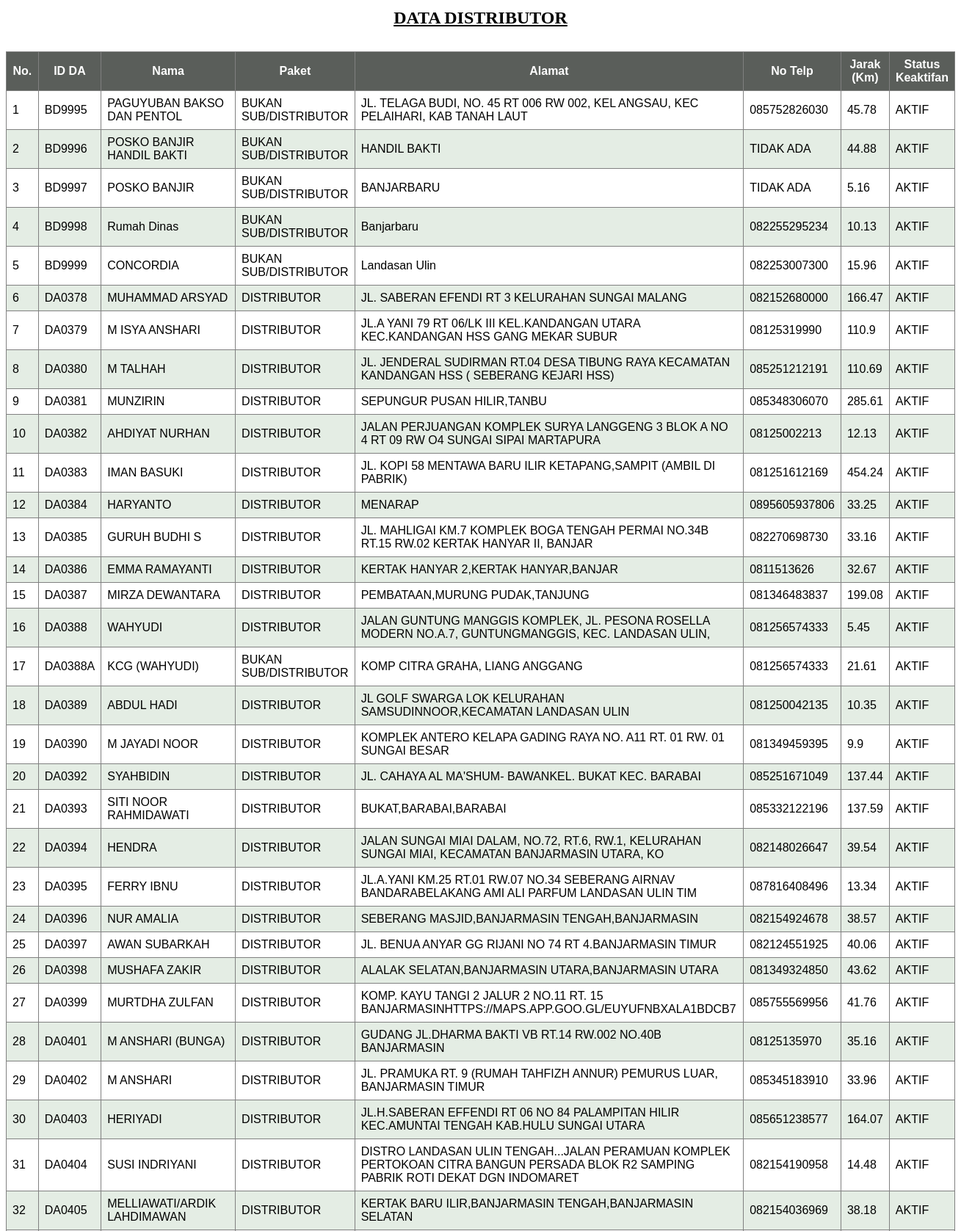
The page /adminkeu/report/reportdistributor-res.php (signed in, upper part) on the database its author committed.
### tables this page shows
CREATE TABLE `distributor` (
  `id` int(11) NOT NULL,
  `nama` varchar(100) NOT NULL,
  `id_da` varchar(10) NOT NULL,
  `paket` enum('DISTRIBUTOR','SUB DISTRIBUTOR','BUKAN SUB/DISTRIBUTOR') NOT NULL,
  `alamat_dropping` varchar(1028) NOT NULL,
  `no_telepon` varchar(15) NOT NULL,
  `jarak` float NOT NULL,
  `lat` varchar(20) DEFAULT NULL,
  `lng` varchar(20) DEFAULT NULL,
  `tanggal_registrasi` datetime NOT NULL DEFAULT current_timestamp(),
  `tanggal_update_data` timestamp NOT NULL DEFAULT current_timestamp() ON UPDATE current_timestamp(),
  `status_keaktifan` enum('AKTIF','NON AKTIF') NOT NULL
);

### adminkeu/report/reportdistributor-res.php (the view, shortened to what this page needs)
<?php
$database = new Database;
$db = $database->getConnection();
$selectSql = "SELECT * FROM distributor";
$stmt = $db->prepare($selectSql);
$stmt->execute();
?>
<table style="width: 100%; margin-bottom: 10px;">
  <tr>
    <td align="center" style="font-weight: bold; padding-bottom: 20px; font-size: x-large;"><u>DATA DISTRIBUTOR</u></td>
  </tr>
</table>
<table id="content">
  <thead>
    <tr>
      <th>No.</th>
      <th>ID DA</th>
      <th>Nama</th>
      <th>Paket</th>
      <th>Alamat</th>
      <th>No Telp</th>
      <th>Jarak (Km)</th>
      <th>Status Keaktifan</th>
    </tr>
  </thead>
  <tbody>
    <?php
    $no = 1;
    while ($row = $stmt->fetch(PDO::FETCH_ASSOC)) {
    ?>
      <tr>
        <td><?= $no++ ?></td>
        <td><?= $row['id_da'] ?></td>
        <td><?= $row['nama'] ?></td>
        <td><?= $row['paket']?></td>
        <td><?= $row['alamat_dropping'] ?></td>
        <td><?= $row['no_telepon'] ?></td>
        <td><?= $row['jarak'] ?></td>
        <td><?= $row['status_keaktifan'] ?></td>
      </tr>
    <?php } ?>
  </tbody>
</table>

### adminkeu/report/reportdistributor-res.php (style rules this page uses)
table#content { font-family: Arial, Helvetica, sans-serif; border-collapse: collapse; width: 100%; margin-bottom: 30px; }
table#content th { border: 1px solid grey; padding: 8px; text-align: center; width: fit-content; background-color: #5a5e5a; color: white; }
table#content td { border: 1px solid grey; padding: 8px; }
table#content tbody tr:nth-child(even) { background-color: #e4ede4; }

### rows shown on the page
distributor: id_da "BD9995", nama "PAGUYUBAN BAKSO DAN PENTOL", paket "BUKAN SUB/DISTRIBUTOR", alamat_dropping "JL. TELAGA BUDI, NO. 45 RT 006 RW 002, KEL ANGSAU, KEC PELAIHARI, KAB TANAH LAUT", no_telepon "085752826030", jarak "45.78", status_keaktifan "AKTIF"
distributor: id_da "BD9996", nama "POSKO BANJIR HANDIL BAKTI", paket "BUKAN SUB/DISTRIBUTOR", alamat_dropping "HANDIL BAKTI", no_telepon "TIDAK ADA", jarak "44.88", status_keaktifan "AKTIF"
distributor: id_da "BD9997", nama "POSKO BANJIR", paket "BUKAN SUB/DISTRIBUTOR", alamat_dropping "BANJARBARU", no_telepon "TIDAK ADA", jarak "5.16", status_keaktifan "AKTIF"
distributor: id_da "BD9998", nama "Rumah Dinas", paket "BUKAN SUB/DISTRIBUTOR", alamat_dropping "Banjarbaru", no_telepon "082255295234", jarak "10.13", status_keaktifan "AKTIF"
distributor: id_da "BD9999", nama "CONCORDIA", paket "BUKAN SUB/DISTRIBUTOR", alamat_dropping "Landasan Ulin", no_telepon "082253007300", jarak "15.96", status_keaktifan "AKTIF"
distributor: id_da "DA0378", nama "MUHAMMAD ARSYAD", paket "DISTRIBUTOR", alamat_dropping "JL. SABERAN EFENDI RT 3 KELURAHAN SUNGAI MALANG", no_telepon "082152680000", jarak "166.47", status_keaktifan "AKTIF"
distributor: id_da "DA0379", nama "M ISYA ANSHARI", paket "DISTRIBUTOR", alamat_dropping "JL.A YANI 79 RT 06/LK III KEL.KANDANGAN UTARA KEC.KANDANGAN HSS GANG MEKAR SUBUR", no_telepon "08125319990", jarak "110.9", status_keaktifan "AKTIF"
distributor: id_da "DA0380", nama "M TALHAH", paket "DISTRIBUTOR", alamat_dropping "JL. JENDERAL SUDIRMAN RT.04 DESA TIBUNG RAYA KECAMATAN KANDANGAN HSS ( SEBERANG KEJARI HSS)", no_telepon "085251212191", jarak "110.69", status_keaktifan "AKTIF"
distributor: id_da "DA0381", nama "MUNZIRIN", paket "DISTRIBUTOR", alamat_dropping "SEPUNGUR PUSAN HILIR,TANBU", no_telepon "085348306070", jarak "285.61", status_keaktifan "AKTIF"
distributor: id_da "DA0382", nama "AHDIYAT NURHAN", paket "DISTRIBUTOR", alamat_dropping "JALAN PERJUANGAN KOMPLEK SURYA LANGGENG 3 BLOK A NO 4 RT 09 RW O4 SUNGAI SIPAI MARTAPURA", no_telepon "08125002213", jarak "12.13", status_keaktifan "AKTIF"
distributor: id_da "DA0383", nama "IMAN BASUKI", paket "DISTRIBUTOR", alamat_dropping "JL. KOPI 58 MENTAWA BARU ILIR KETAPANG,SAMPIT (AMBIL DI PABRIK)", no_telepon "081251612169", jarak "454.24", status_keaktifan "AKTIF"
distributor: id_da "DA0384", nama "HARYANTO", paket "DISTRIBUTOR", alamat_dropping "MENARAP", no_telepon "0895605937806", jarak "33.25", status_keaktifan "AKTIF"
distributor: id_da "DA0385", nama "GURUH BUDHI S", paket "DISTRIBUTOR", alamat_dropping "JL. MAHLIGAI KM.7 KOMPLEK BOGA TENGAH PERMAI NO.34B RT.15 RW.02 KERTAK HANYAR II, BANJAR", no_telepon "082270698730", jarak "33.16", status_keaktifan "AKTIF"
distributor: id_da "DA0386", nama "EMMA RAMAYANTI", paket "DISTRIBUTOR", alamat_dropping "KERTAK HANYAR 2,KERTAK HANYAR,BANJAR", no_telepon "0811513626", jarak "32.67", status_keaktifan "AKTIF"
distributor: id_da "DA0387", nama "MIRZA DEWANTARA", paket "DISTRIBUTOR", alamat_dropping "PEMBATAAN,MURUNG PUDAK,TANJUNG", no_telepon "081346483837", jarak "199.08", status_keaktifan "AKTIF"
distributor: id_da "DA0388", nama "WAHYUDI", paket "DISTRIBUTOR", alamat_dropping "JALAN GUNTUNG MANGGIS KOMPLEK, JL. PESONA ROSELLA MODERN NO.A.7, GUNTUNGMANGGIS, KEC. LANDASAN ULIN,", no_telepon "081256574333", jarak "5.45", status_keaktifan "AKTIF"
distributor: id_da "DA0388A", nama "KCG (WAHYUDI)", paket "BUKAN SUB/DISTRIBUTOR", alamat_dropping "KOMP CITRA GRAHA, LIANG ANGGANG", no_telepon "081256574333", jarak "21.61", status_keaktifan "AKTIF"
distributor: id_da "DA0389", nama "ABDUL HADI", paket "DISTRIBUTOR", alamat_dropping "JL GOLF SWARGA LOK KELURAHAN SAMSUDINNOOR,KECAMATAN LANDASAN ULIN", no_telepon "081250042135", jarak "10.35", status_keaktifan "AKTIF"
distributor: id_da "DA0390", nama "M JAYADI NOOR", paket "DISTRIBUTOR", alamat_dropping "KOMPLEK ANTERO KELAPA GADING RAYA NO. A11 RT. 01 RW. 01 SUNGAI BESAR", no_telepon "081349459395", jarak "9.9", status_keaktifan "AKTIF"
distributor: id_da "DA0392", nama "SYAHBIDIN", paket "DISTRIBUTOR", alamat_dropping "JL. CAHAYA AL MA'SHUM- BAWANKEL. BUKAT KEC. BARABAI", no_telepon "085251671049", jarak "137.44", status_keaktifan "AKTIF"
distributor: id_da "DA0393", nama "SITI NOOR RAHMIDAWATI", paket "DISTRIBUTOR", alamat_dropping "BUKAT,BARABAI,BARABAI", no_telepon "085332122196", jarak "137.59", status_keaktifan "AKTIF"
distributor: id_da "DA0394", nama "HENDRA", paket "DISTRIBUTOR", alamat_dropping "JALAN SUNGAI MIAI DALAM, NO.72, RT.6, RW.1, KELURAHAN SUNGAI MIAI, KECAMATAN BANJARMASIN UTARA, KO", no_telepon "082148026647", jarak "39.54", status_keaktifan "AKTIF"
distributor: id_da "DA0395", nama "FERRY IBNU", paket "DISTRIBUTOR", alamat_dropping "JL.A.YANI KM.25 RT.01 RW.07 NO.34 SEBERANG AIRNAV BANDARABELAKANG AMI ALI PARFUM LANDASAN ULIN TIM", no_telepon "087816408496", jarak "13.34", status_keaktifan "AKTIF"
distributor: id_da "DA0396", nama "NUR AMALIA", paket "DISTRIBUTOR", alamat_dropping "SEBERANG MASJID,BANJARMASIN TENGAH,BANJARMASIN", no_telepon "082154924678", jarak "38.57", status_keaktifan "AKTIF"
distributor: id_da "DA0397", nama "AWAN SUBARKAH", paket "DISTRIBUTOR", alamat_dropping "JL. BENUA ANYAR GG RIJANI NO 74 RT 4.BANJARMASIN TIMUR", no_telepon "082124551925", jarak "40.06", status_keaktifan "AKTIF"
distributor: id_da "DA0398", nama "MUSHAFA ZAKIR", paket "DISTRIBUTOR", alamat_dropping "ALALAK SELATAN,BANJARMASIN UTARA,BANJARMASIN UTARA", no_telepon "081349324850", jarak "43.62", status_keaktifan "AKTIF"
distributor: id_da "DA0399", nama "MURTDHA ZULFAN", paket "DISTRIBUTOR", alamat_dropping "KOMP. KAYU TANGI 2 JALUR 2 NO.11 RT. 15 BANJARMASINHTTPS://MAPS.APP.GOO.GL/EUYUFNBXALA1BDCB7", no_telepon "085755569956", jarak "41.76", status_keaktifan "AKTIF"
distributor: id_da "DA0401", nama "M ANSHARI (BUNGA)", paket "DISTRIBUTOR", alamat_dropping "GUDANG JL.DHARMA BAKTI VB RT.14 RW.002 NO.40B BANJARMASIN", no_telepon "08125135970", jarak "35.16", status_keaktifan "AKTIF"
distributor: id_da "DA0402", nama "M ANSHARI", paket "DISTRIBUTOR", alamat_dropping "JL. PRAMUKA RT. 9 (RUMAH TAHFIZH ANNUR) PEMURUS LUAR, BANJARMASIN TIMUR", no_telepon "085345183910", jarak "33.96", status_keaktifan "AKTIF"
distributor: id_da "DA0403", nama "HERIYADI", paket "DISTRIBUTOR", alamat_dropping "JL.H.SABERAN EFFENDI RT 06 NO 84 PALAMPITAN HILIR KEC.AMUNTAI TENGAH KAB.HULU SUNGAI UTARA", no_telepon "085651238577", jarak "164.07", status_keaktifan "AKTIF"
distributor: id_da "DA0404", nama "SUSI INDRIYANI", paket "DISTRIBUTOR", alamat_dropping "DISTRO LANDASAN ULIN TENGAH...JALAN PERAMUAN KOMPLEK PERTOKOAN CITRA BANGUN PERSADA BLOK R2 SAMPING PABRIK ROTI DEKAT DGN INDOMARET", no_telepon "082154190958", jarak "14.48", status_keaktifan "AKTIF"
distributor: id_da "DA0405", nama "MELLIAWATI/ARDIK LAHDIMAWAN", paket "DISTRIBUTOR", alamat_dropping "KERTAK BARU ILIR,BANJARMASIN TENGAH,BANJARMASIN SELATAN", no_telepon "082154036969", jarak "38.18", status_keaktifan "AKTIF"
